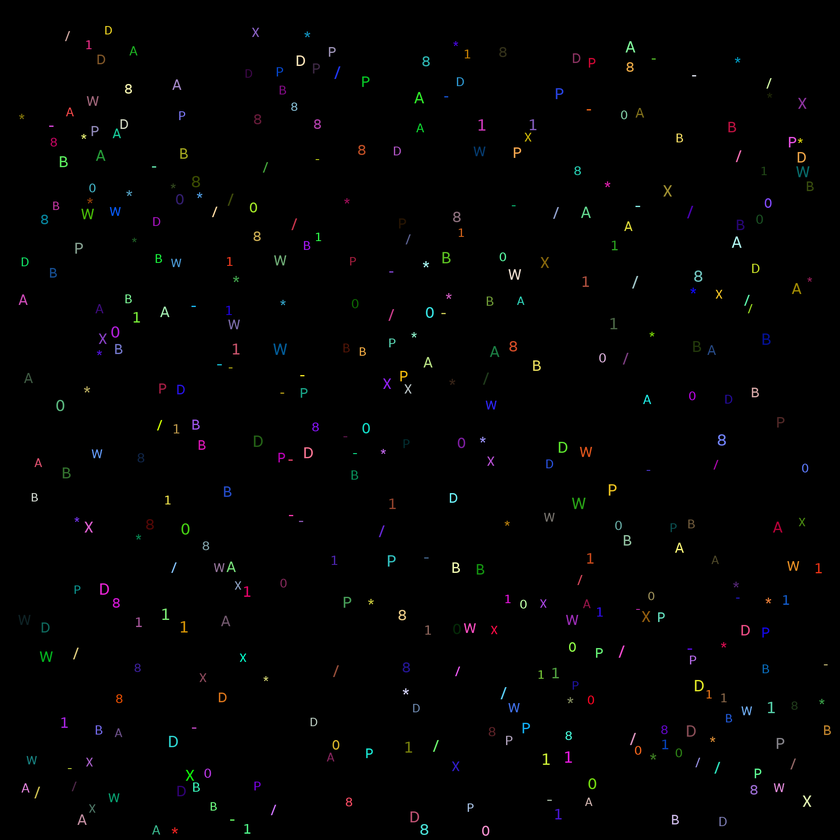
#> input picture diy_ocr/symbols.png, 840 x 840 px, shrunk from 2000 x 2000 before the run
$ python main.py
#> lines starting #> are read from the running program, lines starting #| are printed output that depends on the picture; after the words box and inside, x2 and y2 are one past the last pixel; in counts of white or black regions, pixels touching at a corner belong together; long printed decimals are rounded
from scipy.ndimage import label
from skimage.measure import regionprops
import matplotlib.pyplot as plt
import numpy as np

image = plt.imread("symbols.png")
#> image is the input picture: shape (840, 840, 3) float32; mean R, G, B 0.0077, 0.00774, 0.00781

# Перевести в grayscale, примитивно
image = image.max(2)
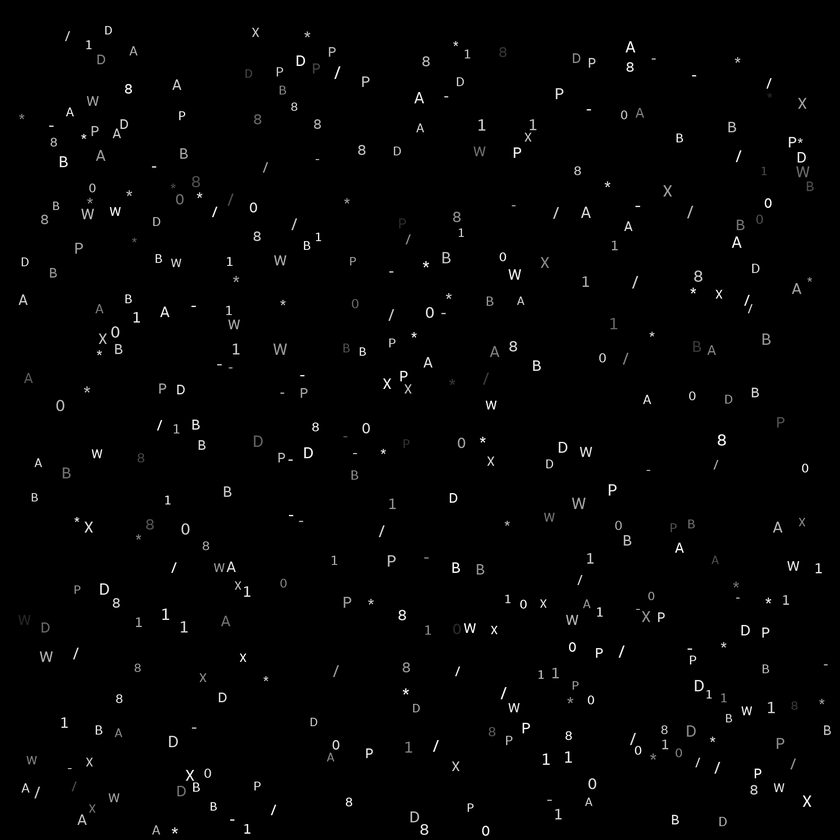
#> image: shape (840, 840) float32; min 0, max 1, mean 0.0117
image[image > 0] = 1
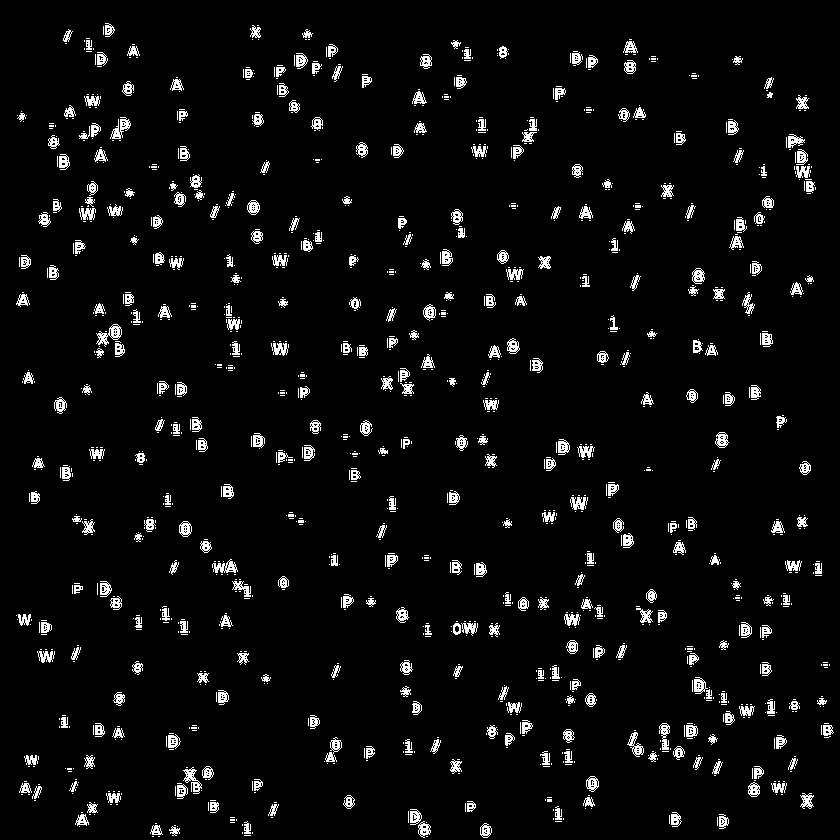
#> image: shape (840, 840) float32; values 0 (black) and 1 (white), 4.6% white in thin lines or dots
h, w = image.shape
#> h = 840; w = 840

field, count = label(image)
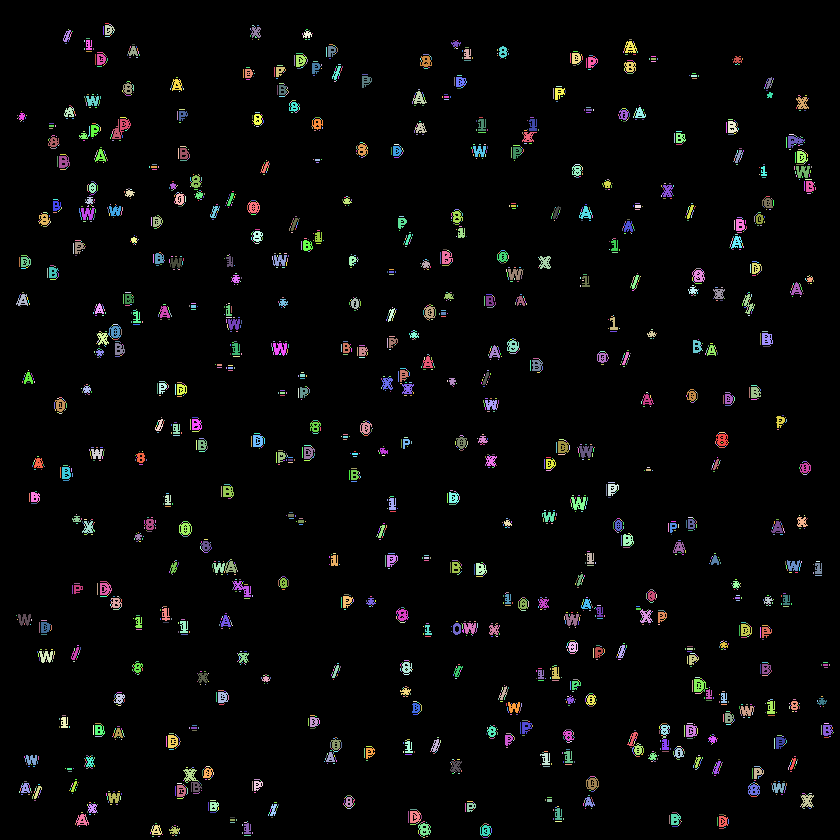
#> field: shape (840, 840) int32; 3515 distinct labels, from 0 to 3514; one colour per label, 0 black
#> count = 3514

# Найти объекты
# У одного региона есть поля:
# image		Обрезанное изображение
regions = regionprops(field)
#> regions = 3514 regions; largest, box (x1, y1, x2, y2) and area: (571, 497, 586, 510) 125, (233, 581, 251, 597) 123, (273, 343, 287, 356) 118, (694, 679, 708, 692) 116, (796, 166, 810, 178) 112

# Процент заполнения единичками
# Будет работать исключительно с бинарными изображениями
def filling_factor(region):
	return region.image.mean()

def recognize(region):
	if filling_factor(region) == 1:
		return "-"
	else:
		euler = region.euler_number
		if euler == -1: # Две дырки
			if np.all(region.image[:, 0] == 1): # НЕТ!!!!! 1 in region.image.mean(0):
				return "B"
			else:
				return "8"
		elif euler == 0: # Одна дырка: A D 0 P
			tmp = region.image.copy()
			tmp[-1] = 1
			tmp_lbl, _ = label(tmp)
			tmp_rgs = regionprops(tmp_lbl)
			if tmp_rgs[0].euler_number == -1:
				return "A"
			elif np.all(region.image[:, 0] == 1):
				vertical_symmetry_k = np.mean(region.image == region.image[::-1])

				# Попробовать отгадать между P и D на основе вертикальной симметричности
				if vertical_symmetry_k >= 0.8:
					return "D"
				else:
					return "P"

			else:
				return "0"
		else: # Нет дырок
			if 1 in region.image.mean(0):
				return "1"

			tmp = region.image.copy()
			tmp[[0, -1], :] = 1
			# tmp[:, [0, -1]] = 1
			tmp_lbl, _ = label(tmp)
			tmp_rgs = regionprops(tmp_lbl)

			# plt.figure()
			# plt.imshow(tmp_rgs[0].image)
			# plt.show()

			euler = tmp_rgs[0].euler_number

			if euler == -1:
				return "X"
			elif euler == -2:
				return "W"

			if region.eccentricity < 0.5:
				return "*"
			else:
				return "/"

	return "UNK"

counts = {}

for region in regions:
	sym = recognize(region)
	if sym not in counts:
		counts[sym] = []
	counts[sym].append(region.centroid[::-1])
#> this loop made 3514 passes
#> after the loop, counts = 10 items

print("Stats:")
total = 0

plt.figure()
plt.imshow(image)

for k, v in counts.items():
	arr = np.array(v)
	x = arr[:, 0]
	y = arr[:, 1]
	plt.scatter(x, y, label=k)
	print(f"{len(v)} ({100*len(v)/count}%)\t{k}")
	total += len(v)
#> this loop made 10 passes
#> (k, total) on passes 1, 2, 3, 4, 5, 6, 7, 9, 10: ('-', 3132), ('1', 3260), ('/', 3331), ('8', 3401), ('A', 3412), ('*', 3436), ('0', 3471), ('B', 3502), ('W', 3514)
#> (k, x, y, total) on pass 8: ('P', [591.4, 405.4, 280.7, 672.4, 575], [61.5, 442.5, 456.3, 526.6, 684.5], 3476)
#| 3132 (89.129%)	-
#| 128 (3.643%)	1
#| 71 (2.020%)	/
#| 70 (1.992%)	8
#| 11 (0.313%)	A
#| 24 (0.683%)	*
#| 35 (0.996%)	0
#| 5 (0.1423%)	P
#> (further printed lines are left out)
#> after the loop, total = 3514

print(f"Total: {total}/{count} ({100*total/count}%)")
#| Total: 3514/3514 (100.0%)

plt.legend()
plt.show()
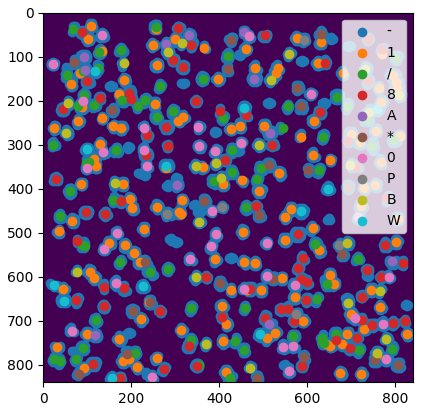
#> figure drawn by matplotlib, 1 panel
